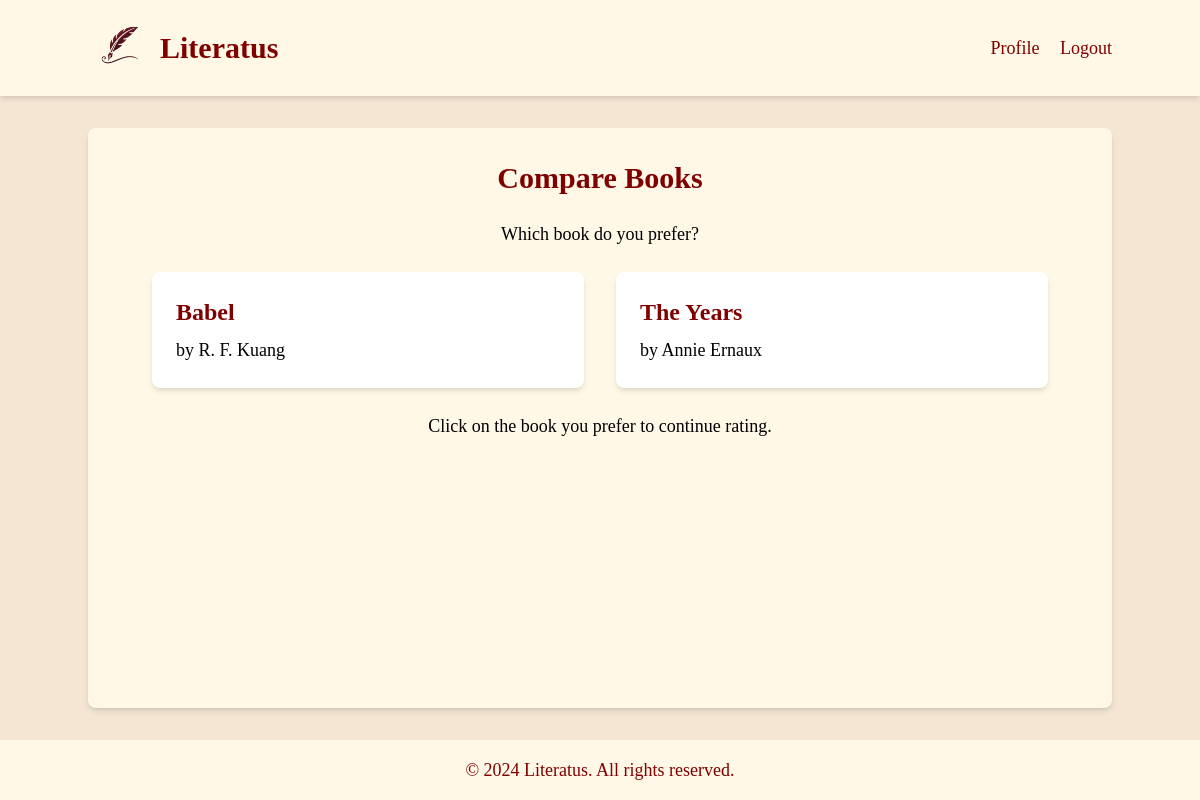
The page /rate_new_book/1 (signed in) on the database as committed earlier.
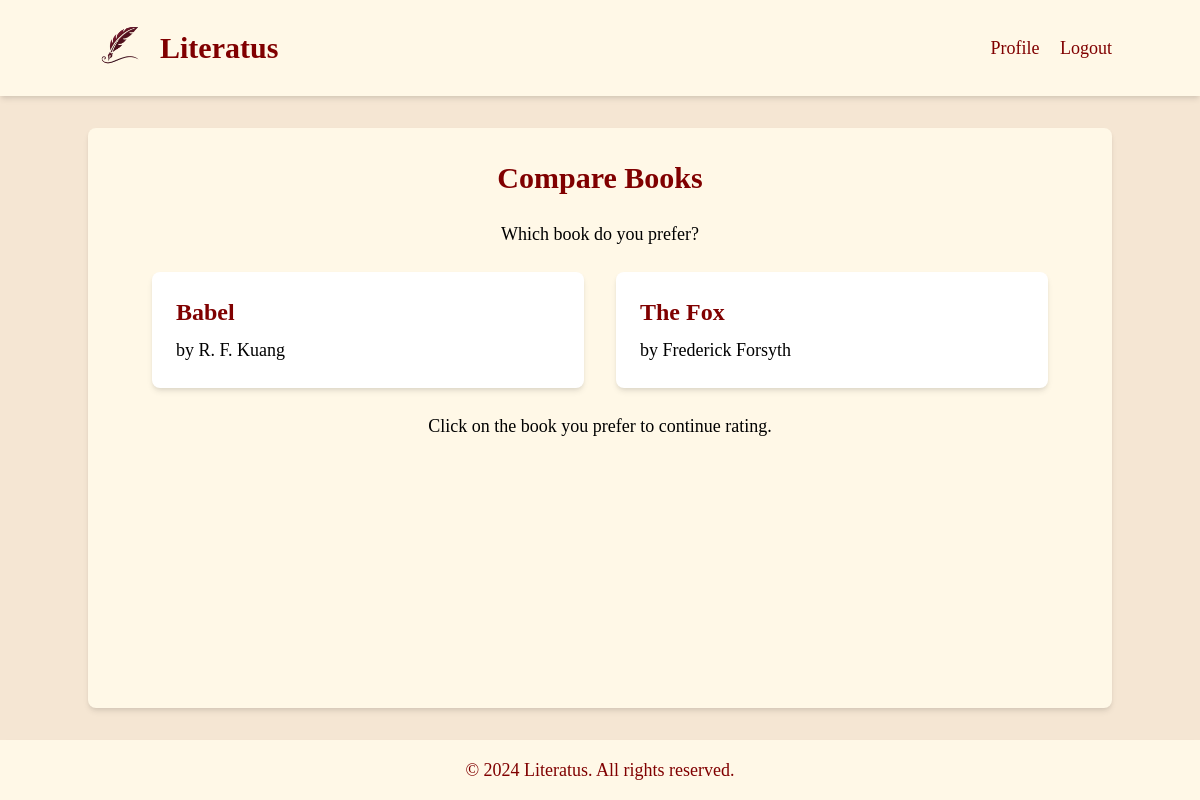
The same page on the database as committed later.
### app.py (models this page shows)
class Book(db.Model):
    id = db.Column(db.Integer, primary_key=True)
    title = db.Column(db.String(200), nullable=False)
    author = db.Column(db.String(100), nullable=False)
    sentiment = db.Column(db.String(20), nullable=False)
    position = db.Column(db.Integer, nullable=False)
    user_id = db.Column(db.Integer, db.ForeignKey('user.id'), nullable=False)

### app.py (the view)
@app.route('/rate_new_book/<int:book_id>')
@login_required
def rate_new_book(book_id):
    new_book = db.session.get(Book, book_id)
    if not new_book:
        flash('Book not found.')
        return redirect(url_for('profile'))
    books_to_compare = Book.query.filter_by(user_id=current_user.id, sentiment=new_book.sentiment).order_by(Book.position).all()
    books_to_compare = [book for book in books_to_compare if book.id != new_book.id]
    if not books_to_compare:
        new_book.position = 1
        db.session.commit()
        flash('Book rating completed!')
        return redirect(url_for('profile'))
    session['books_to_compare'] = [book.id for book in books_to_compare]
    session['comparison_index'] = len(books_to_compare) // 2
    session['new_book_id'] = new_book.id
    compared_book = books_to_compare[session['comparison_index']]
    return render_template('rate_new_book.html', new_book=new_book, compared_book=compared_book)

### app.py (called while the page is built)
@login_manager.user_loader
def load_user(user_id):
    return User.query.get(int(user_id))

### templates/rate_new_book.html (shortened to what this page needs)
{% extends "layout.html" %}
{% block content %}
<div class="max-w-4xl mx-auto text-center">
    <h1 class="text-3xl font-bold mb-6 text-maroon font-title">Compare Books</h1>
    <p class="mb-6">Which book do you prefer?</p>
    <div class="flex justify-center space-x-8">
        <form action="{{ url_for('compare_books') }}" method="post" class="w-1/2">
            <button type="submit" class="w-full bg-white p-6 rounded-lg shadow-md hover:shadow-lg transition duration-300 text-left">
                <h2 class="text-2xl font-semibold mb-2 text-maroon font-title">{{ new_book.title }}</h2>
                <p>by {{ new_book.author }}</p>
            </button>
        </form>
        <form action="{{ url_for('compare_books') }}" method="post" class="w-1/2">
            <button type="submit" class="w-full bg-white p-6 rounded-lg shadow-md hover:shadow-lg transition duration-300 text-left">
                <h2 class="text-2xl font-semibold mb-2 text-maroon font-title">{{ compared_book.title }}</h2>
                <p>by {{ compared_book.author }}</p>
            </button>
        </form>
    </div>
    <p class="mt-6">Click on the book you prefer to continue rating.</p>
</div>
{% endblock %}

Rows that differ between the two databases and show on the page:
no longer on this page (row unchanged): Book: title "The Years", author "Annie Ernaux"
added Book: title "The Fox", author "Frederick Forsyth"
